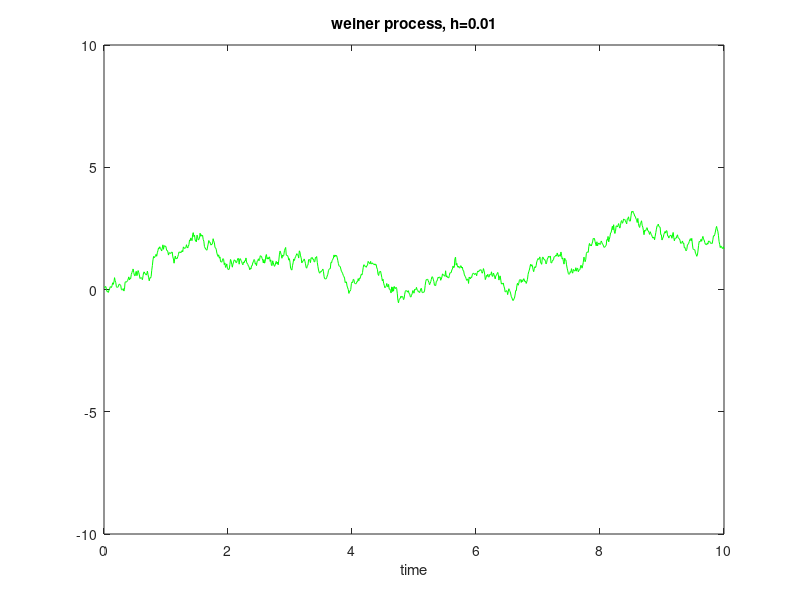

MATLAB code for this plot:
t_max=10;
h=0.01; 
s=1; 

Ws=normrnd(0,s^2*sqrt(h),1,t_max/h); 
Xs=cumsum(Ws);
plot(h:h:t_max,Xs,'g'); 
xlabel('time');
title(['weiner process, h=',num2str(h)]); 

axis([0 t_max -10 10])